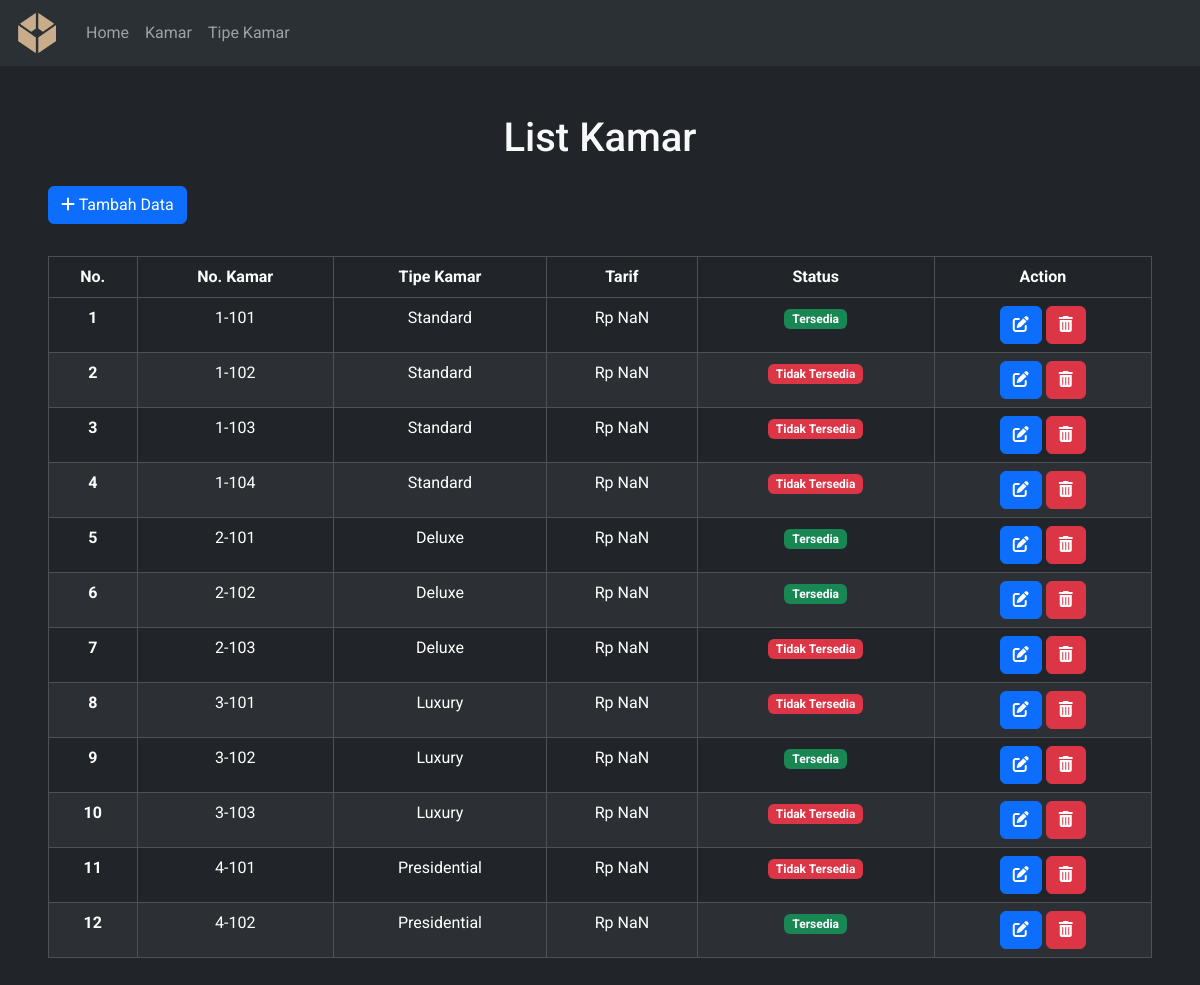
Screenshot of /public/kamar with the database file from the repository.
### tables this page shows
CREATE TABLE `kamar` (
  `id_kamar` int(11) NOT NULL,
  `no_kamar` varchar(11) NOT NULL,
  `id_tipe` int(11) NOT NULL,
  `id_status` int(11) DEFAULT NULL,
  `tarif` decimal(10,0) NOT NULL
);

CREATE TABLE `tipe_kamar` (
  `id_tipe` int(11) NOT NULL,
  `tipe` varchar(225) NOT NULL,
  `fasilitas` varchar(255) NOT NULL
);

CREATE TABLE `ketersediaan` (
  `id_status` int(11) NOT NULL,
  `status` varchar(20) NOT NULL
);

### app/core/Controller.php (called while the page is built, shortened)
<?php
class Controller {
    public function view($view, $data = []) {
        require_once '../app/views/' . $view . '.php';
    }
    public function model($model) {
        return new $model;
    }
}

### app/controllers/Kamar.php (called while the page is built, shortened)
<?php
class Kamar extends Controller {
    public function index() {
        $data['title'] = "List Kamar | RoomManager";
        $data['kamar'] = $this->model('KamarModel')->getAllKamar();
        $data['ketersediaan'] = $this->model('KamarModel')->getAllKetersediaan();
        $data['tipe_kamar'] = $this->model('KamarModel')->getAllTipe();
        $this->view('templates/header', $data);
        $this->view('kamar/index', $data);
        $this->view('templates/footer');
    }
}

### app/core/App.php (called while the page is built, shortened)
<?php
class App {
    protected $method = 'index';
    protected $params = [];
    public function __construct() {
        $this->controller = new $this->controller;
        call_user_func_array([$this->controller, $this->method], $this->params);
    }
}

### public/index.php (called while the page is built, shortened)
<?php
$app = new App;

### app/core/Database.php (called while the page is built, shortened)
<?php
class Database {
    private $host = DB_HOST;
    private $user = DB_USER;
    private $pass = DB_PASS;
    private $db_name= DB_NAME;
    private $dbh;
    private $stmt;
    public function __construct() {
        $dsn = 'mysql:host='.$this->host.';dbname=' . $this->db_name;
        $option = [
            PDO::ATTR_PERSISTENT => true,
            PDO::ATTR_ERRMODE => PDO::ERRMODE_EXCEPTION
        ];
        try {
            $this->dbh = new PDO($dsn, $this->user, $this->pass, $option);
        } catch(PDOException $e) {
            die($e->getMessage());
        }
    }
    public function query($query) {
        $this->stmt = $this->dbh->prepare($query);
    }
    public function execute() {
        $this->stmt->execute();
    }
    public function resultSet() {
        $this->execute();
        return $this->stmt->fetchAll(PDO::FETCH_ASSOC);
    }
}

### app/models/KamarModel.php (called while the page is built, shortened)
<?php
class KamarModel {
    private $table = 'kamar';
    private $db;
    public function __construct() {
        $this->db = new Database;
    }
    public function getAllKamar() {
        $this->db->query('SELECT * FROM '.$this->table  .', tipe_kamar, ketersediaan WHERE kamar.id_tipe=tipe_kamar.id_tipe AND kamar.id_status=ketersediaan.id_status ORDER BY no_kamar');
        return $this->db->resultSet();
    }
    public function getAllKetersediaan() {
        $this->db->query('SELECT * FROM ketersediaan');
        return $this->db->resultSet();
    }
    public function getAllTipe() {
        $this->db->query('SELECT * FROM tipe_kamar');
        return $this->db->resultSet();
    }
}

### app/views/kamar/index.php (the view, shortened to what this page needs)
<div class="mx-5 my-5">
<h1 class="text-center mb-2">List Kamar</h1>
    <button type="button" class="btn btn-primary tambahKamar my-3" data-bs-toggle="modal" data-bs-target="#inputModal">
    <i class="fa-solid fa-plus"></i> Tambah Data
    </button>
    <table class="table table-dark table-hover table-striped table-bordered text-center mt-3">
        <thead>
            <tr>
            <th scope="col">No.</th>
            <th scope="col">No. Kamar</th>
            <th scope="col">Tipe Kamar</th>
            <th scope="col">Tarif</th>
            <th scope="col">Status</th>
            <th scope="col">Action</th>
            </tr>
        </thead>
        <tbody>
            <tr>
            <?php $counter=1; ?>
            <?php foreach($data['kamar'] as $k) : ?>
                <tr>
                    <th scope="row"><?= $counter++ ?></th>
                    <td><?= $k['no_kamar']?></td>
                    <td><?= $k['tipe']?></td>
                    <td class="fTarif"><?= $k['tarif']?></td>
                    <?php if ($k['status'] == "Tersedia") {
                        echo '<td><span class="badge text-bg-success">'. $k['status'] . '</span></td>';
                    } else {
                        echo '<td><span class="badge text-bg-danger">'. $k['status'] . '</span></td>';
                    }
                    ?>
                    <td>
                        <?php $id=$k['id_kamar']?>
                        <button type="button" class="btn btn-primary" data-bs-toggle="modal" data-bs-target="#editModal-<?= $k['id_kamar']?>">
                            <i class="fa-solid fa-pen-to-square"></i>
                        </button>
                        <button type="button" class="btn btn-danger" data-bs-toggle="modal" data-bs-target="#deleteModal-<?= $id?>">
                        <i class="fa-solid fa-trash-can"></i>
                        </button>
                    </td>
                </tr>
            <?php endforeach; ?>
        </tbody>
    </table>
</div>

### app/views/templates/header.php (shortened to what this page needs)
<!DOCTYPE html>
<html lang="en">
<head>
    <link href="https://cdn.jsdelivr.net/npm/bootstrap@5.3.2/dist/css/bootstrap.min.css" rel="stylesheet">
    <link rel="stylesheet" href="<?= BASEURL; ?>/css/style.css">
</head>
<body class="bg-dark text-light r-font">
<nav class="navbar navbar-expand-lg sticky-top bg-body-tertiary" data-bs-theme="dark">
    <div class="container-fluid">
        <a class="navbar-brand" href="<?= BASEURL; ?>"><img src="<?= BASEURL; ?>/img/logo-nav.png" alt="" width="50px" height="40px"></a>
        <div class="collapse navbar-collapse" id="navbarNavDropdown">
        <ul class="navbar-nav">
            <li class="nav-item">
                <a class="nav-link" aria-current="page" href="<?= BASEURL; ?>">Home</a>
            </li>
            <li class="nav-item">
                <a class="nav-link" href="<?= BASEURL; ?>/kamar">Kamar</a>
            </li>
            <li class="nav-item">
                <a class="nav-link" href="<?= BASEURL; ?>/tipe">Tipe Kamar</a>
            </li>
        </ul>
        </div>
    </div>
</nav>

### app/views/templates/footer.php (shortened to what this page needs)
    </body>
</html>

### public/css/style.css (style rules this page uses)
.currSign:before { content: "Rp "; }
.r-font { font-family: "Roboto", sans-serif; font-weight: 400; }

### rows the page displays
kamar: no_kamar "1-101", id_tipe.tipe "Standard", id_status.status "Tersedia"
kamar: no_kamar "1-102", id_tipe.tipe "Standard", id_status.status "Tidak Tersedia"
kamar: no_kamar "1-103", id_tipe.tipe "Standard", id_status.status "Tidak Tersedia"
kamar: no_kamar "1-104", id_tipe.tipe "Standard", id_status.status "Tidak Tersedia"
kamar: no_kamar "2-101", id_tipe.tipe "Deluxe", id_status.status "Tersedia"
kamar: no_kamar "2-102", id_tipe.tipe "Deluxe", id_status.status "Tersedia"
kamar: no_kamar "2-103", id_tipe.tipe "Deluxe", id_status.status "Tidak Tersedia"
kamar: no_kamar "3-101", id_tipe.tipe "Luxury", id_status.status "Tidak Tersedia"
kamar: no_kamar "3-102", id_tipe.tipe "Luxury", id_status.status "Tersedia"
kamar: no_kamar "3-103", id_tipe.tipe "Luxury", id_status.status "Tidak Tersedia"
kamar: no_kamar "4-101", id_tipe.tipe "Presidential", id_status.status "Tidak Tersedia"
kamar: no_kamar "4-102", id_tipe.tipe "Presidential", id_status.status "Tersedia"
